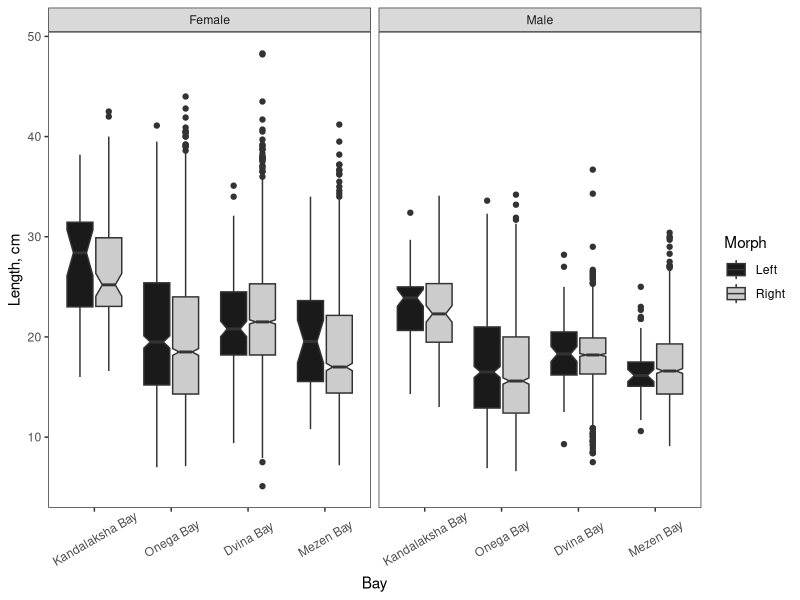
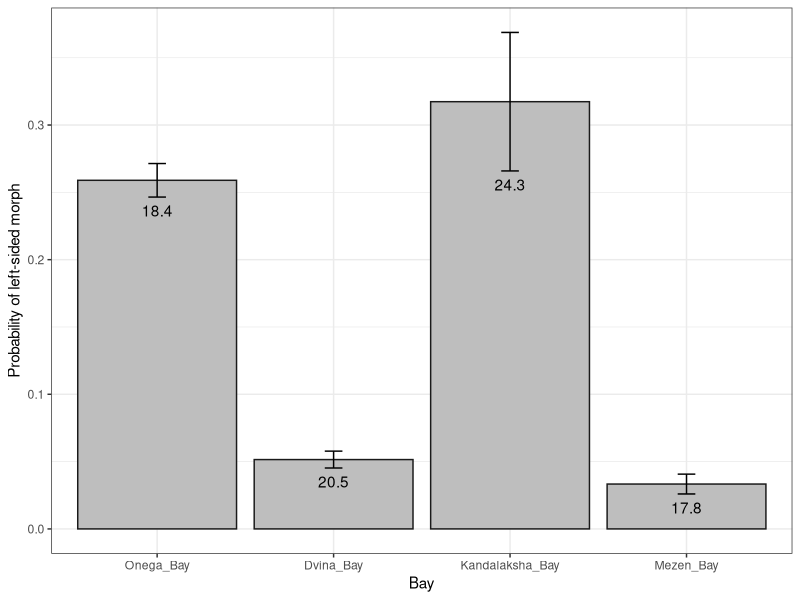
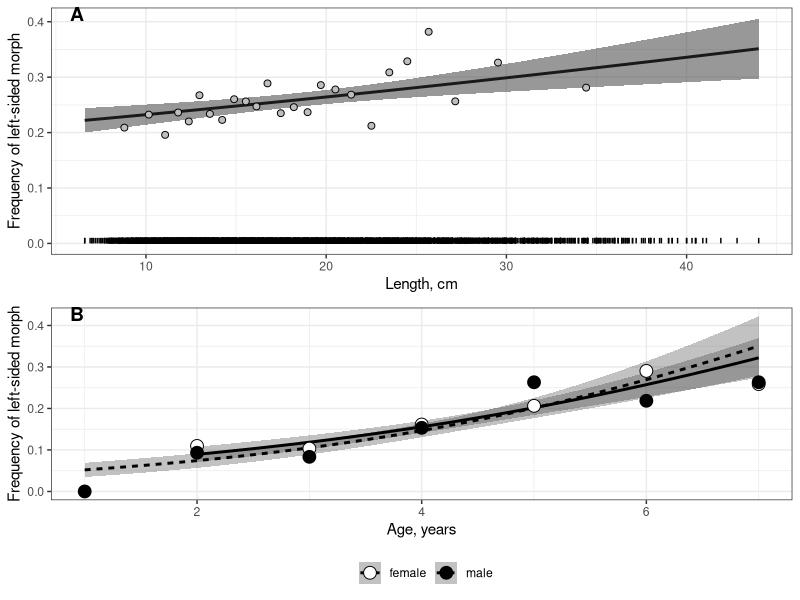

Generate these figures, in order, with R:
## ---- chunk 1
library(knitr)
opts_chunk$set(echo = FALSE, warning = FALSE, message = FALSE)

## ---- chunk 2
library(mgcv)
library(ggplot2)
library(dplyr)
library(broom)
library(car)
library(reshape2)

options(knitr.kable.NA = '')




# Функция, задающая нумерацию рисунков

figRef <- local({
    tag <- numeric()
    created <- logical()
    used <- logical()
    function(label, caption, prefix = options("figcap.prefix"), 
        sep = options("figcap.sep"), prefix.highlight = options("figcap.prefix.highlight")) {
        i <- which(names(tag) == label)
        if (length(i) == 0) {
            i <- length(tag) + 1
            tag <<- c(tag, i)
            names(tag)[length(tag)] <<- label
            used <<- c(used, FALSE)
            names(used)[length(used)] <<- label
            created <<- c(created, FALSE)
            names(created)[length(created)] <<- label
        }
        if (!missing(caption)) {
            created[label] <<- TRUE
            paste0(prefix.highlight, prefix, " ", i, sep, prefix.highlight, 
                " ", caption)
        } else {
            used[label] <<- TRUE
            paste(prefix, tag[label])
        }
    }
})

options(figcap.prefix = "Рисунок", figcap.sep = ".", figcap.prefix.highlight = "**")



theme_set(theme_bw())

kam <- read.table("Data/kambala.csv", sep = ",", header = T, dec = ".")

# str(kam)
kam$Outcome <- ifelse(kam$Sidedness == "Left", 1, 0)

kam$Bay <- factor(kam$Bay, levels = c("Kandalaksha_Bay", "Onega_Bay", "Dvina_Bay", "Mezen_Bay" ), labels = c("Kandalaksha Bay", "Onega Bay", "Dvina Bay", "Mezen Bay" ))

## ---- chunk 3



ggplot(kam, aes(x = Bay, y = L,  fill = Sidedness)) + geom_boxplot(notch = T) + facet_wrap(~Sex) + scale_fill_manual(values = c("gray10", "gray80")) + theme(panel.grid = element_blank(), axis.text.x = element_text(angle = 30, vjust = 0.6)) + labs(x = "Bay", y = "Length, cm", fill = "Morph")
## ---- chunk 4
library(mgcv)
library(ggplot2)
library(dplyr)
library(broom)
library(car)
library(cowplot)
library(readxl)


theme_set(theme_bw())

kam <- read.table("Data/kambala.csv", sep = ",", header = T, dec = ".")
kam$Orient <- kam$Sidedness
# str(kam)
kam$Outcome <- ifelse(kam$Orient == "Left", 1, 0)


kam$Bay <- factor(kam$Bay, levels = c("Onega_Bay", "Dvina_Bay","Kandalaksha_Bay", "Mezen_Bay" ))

## ---- chunk 5

Mod <- glm(Outcome ~  L * Sex*Bay, data = kam, family = "binomial")

## ---- chunk 6
drop1(Mod, test = "Chi")
Mod_2 <- update(Mod, . ~ . - L:Sex:Bay)

drop1(Mod_2, test = "Chi")
Mod_3 <- update(Mod_2, . ~ . - L:Sex)


drop1(Mod_3, test = "Chi")
Mod_4 <- update(Mod_3, . ~ . - Sex:Bay)

drop1(Mod_4, test = "Chi")
Mod_5 <- update(Mod_4, . ~ . - L:Bay)

drop1(Mod_5, test = "Chi")

Mod_6 <- update(Mod_5, . ~ . - Sex)

## ---- chunk 7
AIC(Mod, Mod_6)

kable(tidy(Mod_6))

## ---- chunk 8
kable(tidy(Mod_6), caption = "Size Model parameters")
## ---- chunk 9

new_data <- kam %>% group_by(Bay) %>% do(data.frame(L = round(mean(.$L), 1)))

predicted <- predict(Mod_6, newdata = new_data, se.fit = T, type = "response")

new_data$Predicted <- predicted$fit
new_data$SE <- predicted$se.fit


ggplot(new_data, aes(x = Bay, y = Predicted)) + geom_col(fill = "gray", color = "gray10") + geom_errorbar(aes(ymin = Predicted - 1.96*SE, ymax = Predicted + 1.96*SE), width = 0.1) + geom_text(aes(y = Predicted - 1.96*SE -0.01, label = L)) + labs(y = "Probability of left-sided morph")


## ---- chunk 10

new_data <- kam %>% group_by(Bay) %>% do(data.frame(L = seq(min(.$L), max(.$L), length.out = 100) )) %>% filter(Bay == "Onega_Bay")

predicted <- predict(Mod_6, newdata = new_data, se.fit = T, type = "response")

new_data$Predicted <- predicted$fit
new_data$SE <- predicted$se.fit

Left_prop <- kam %>% group_by(Bay) %>% do(data.frame(L = .$L, Orient = .$Orient, Size_class = cut_number(x = .$L, n = 25))) %>% group_by(Bay,Size_class) %>% summarise(L_mean = mean(L), Left_prop = mean(Orient == "Left"), N = n()) %>% filter(N>0)  %>% filter(Bay == "Onega_Bay")


  
  


kam_oneg <- kam %>% filter(Bay == "Onega_Bay")

Pl_size_onega <-
ggplot(new_data, aes(x = L, y = Predicted)) + 
  geom_line( size = 1) +  
  geom_ribbon(aes(ymin = Predicted - 1.96*SE, ymax = Predicted + 1.96*SE), alpha = 0.5 ) + 
  geom_point(data = Left_prop, aes(x = L_mean, y = Left_prop), shape = 21, size = 2, fill = "gray") + 
  facet_wrap(~ Bay, ncol = 2) +
  labs(x = "Length, cm", y = "Frequency of left-sided morph") +
  geom_segment(data = kam_oneg, aes(x = L, xend = L, y = 0, yend = 0.01)) +
  theme(strip.text = element_blank())



## ---- chunk 11
onega_cam <- read_excel("Data/Onega_L_Age.xlsx")

onega_cam <- onega_cam %>% filter(Sex !="j")

onega_cam$Side2 <- ifelse(onega_cam$Side == "l", 1, 0)



onega_cam2 <- onega_cam[-c(2353:2356),]



onega_cam3 <- onega_cam2 %>% filter(Age<=7)


# nrow(onega_cam3)/nrow(onega_cam2)
# max(onega_cam2$Age)


onega_cam3$Sex <-factor(onega_cam3$Sex, labels = c("female", "male"))


M <- glm(Side2 ~ Age * Sex, data = onega_cam3, family = "binomial")

## ---- chunk 12
kable(tidy(M), caption = "Age Model parameters")


## ---- chunk 13

mydata <- onega_cam3 %>% group_by(Sex) %>% do(data.frame(Age = seq(min(.$Age), max(.$Age), length.out = 50)))


fit <- predict(M, newdata = mydata, type = "response", se.fit = T)

mydata$fit <- fit$fit

mydata$SE <- fit$se.fit

P_age <- onega_cam3 %>% group_by(Sex, Age) %>% summarize(P_left = mean(Side2 == 1), N = n())

Pl_age_onega <- 
ggplot(mydata, aes(x = Age, y = fit, linetype = Sex))  + 
  geom_ribbon(aes(ymin = fit - 1.96*SE, ymax = fit + 1.96*SE), alpha = 0.3) + 
  geom_line(size = 1) +
  geom_point(data = P_age, aes(x = Age, y = P_left, fill = Sex), size = 4, shape = 21, color = "black") +
  scale_fill_manual(values = c("white", "black") ) +
  theme_bw() +
  labs(y = "Frequency of left-sided morph", x = "Age, years", fill = "", linetype = "") +
  theme(legend.position = "bottom") +
  guides(shape = guide_legend(override.aes = list(fill = 20)))

## ---- chunk 14


plot_grid(Pl_size_onega, Pl_age_onega, ncol = 1, labels = c("A", "B"), hjust = c(-5, -5) )

